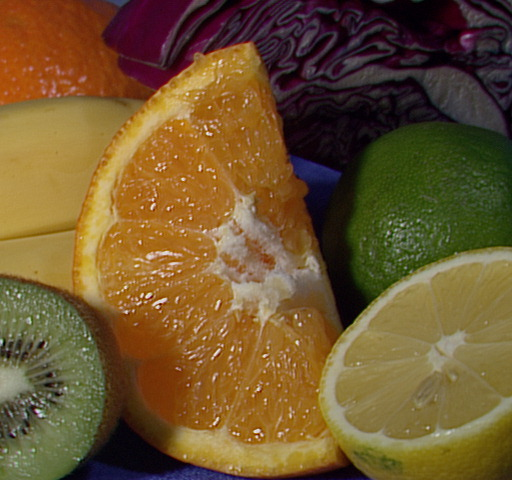
#> input picture test_images/fruits.jpg, 512 x 480 px, found by its file name
$ python kmeans_dist_and_color.py
#> lines starting #> are read from the running program, lines starting #| are printed output that depends on the picture
import cv2
import numpy as np

cv2.samples.addSamplesDataSearchPath("../test_images")


img = cv2.imread(cv2.samples.findFile("fruits.jpg"))
#> img is the input picture: shape (480, 512, 3); mean B, G, R 46.2, 85.6, 110.8

print(img.shape)
#| (480, 512, 3)

X, Y = np.meshgrid(np.arange(0,512),np.arange(0,480))

Z = np.stack([X,Y], axis=-1).astype(np.float32)

print(Z.shape)

Z1 = Z.reshape((-1,2))*0.1
Z2 = img.reshape((-1,3)).astype(np.float32)*1

Z = np.concatenate([Z1, Z2], axis=-1)

criteria = (cv2.TERM_CRITERIA_EPS + cv2.TERM_CRITERIA_MAX_ITER, 10, 1.0)

K = 6

compactness,labels,centers = cv2.kmeans(Z, K, None, criteria, 10, cv2.KMEANS_RANDOM_CENTERS)
#> compactness = 283014411; centers = [[12.78, 22.08, 61.93, 133, 171.6], [29.82, 35.01, 69.91, 116.4, 127], [25.01, 30.06, 122.3, 157.4, 175.1], [31.6, 13.93, 21.47, 12.27, 29.44], [32.44, 21.45, 34.03, 61.1, 65], [19.64, 24.55, 20.62, 86.36, 142.7]]

colors = np.array([
    [255, 0, 0],
    [0, 255, 0],
    [0, 0, 255],
    [255, 255, 0],
    [0, 255, 255],
    [255, 0, 255]
])
print(labels.shape)
#| (245760, 1)

centers = np.int8(centers)
#> centers = [[12, 22, 61, -124, -85], [29, 35, 69, 116, 126], [25, 30, 122, -99, -81], [31, 13, 21, 12, 29], [32, 21, 34, 61, 65], [19, 24, 20, 86, -114]]
img_out = colors[labels.flatten()].reshape((480,512,3)).astype(np.uint8)
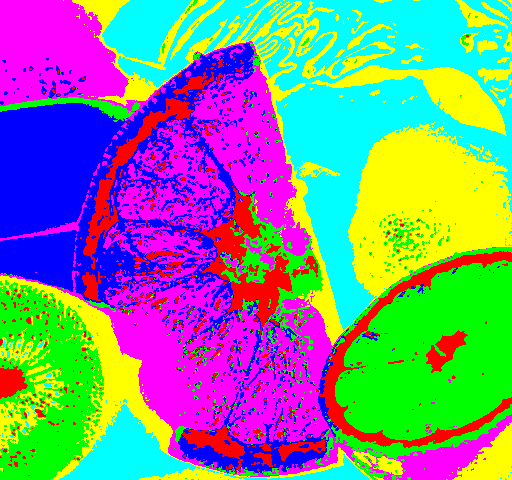
#> img_out: shape (480, 512, 3); mean of channels 0, 1, 2 140.5, 142, 124.1; drawn as B, G, R

cv2.imshow("Original", img)
cv2.imshow("Output", img_out)
cv2.waitKey()
